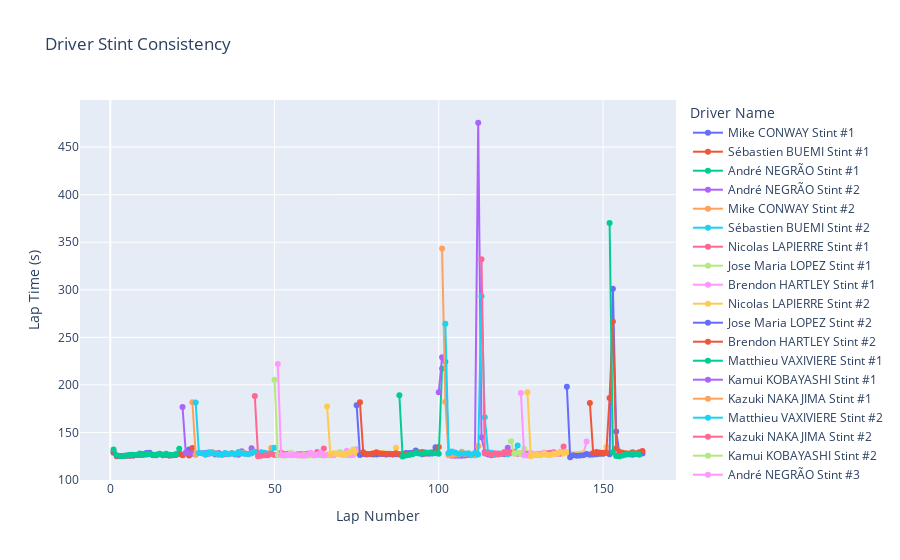

Here is the notebook cell this chart was saved with:
### Code cell
fig = px.line(spa,
    x="lap_number",
    y="lap_time_s",
    title="Driver Stint Consistency",
    color="driver_stint",
    line_group="team_no",
    markers=True,
    labels={                  
        "lap_number": "Lap Number",
        "lap_time_s": "Lap Time (s)",
        "driver_stint": "Driver Stint",
        "team_no": "Team Number"
    }
)

fig.update_layout(
    xaxis_title="Lap Number",
    yaxis_title="Lap Time (s)",
    legend_title="Driver Name"
)

fig.show()

### Figure 1 — Plotly figure (JSON) as saved in the notebook; plotly's stock layout.template omitted (floating-point values rounded to 4 significant figures)
{"data": [{"hovertemplate": "Driver Stint=Mike CONWAY Stint #1<br>Team Number=Toyota Gazoo Racing #7<br>Lap Number=%{x}<br>Lap Time (s)=%{y}<extra></extra>", "legendgroup": "Mike CONWAY Stint #1", "line": {"color": "#636efa", "dash": "solid"}, "marker": {"symbol": "circle"}, "mode": "lines+markers", "name": "Mike CONWAY Stint #1", "orientation": "v", "showlegend": true, "type": "scatter", "x": [1, 2, 3, 4, 5, 6, 7, 8, 9, 10, 11, 12, 13, 14, 15, 16, 17, 18, 19, 20, 21, 22, 23, 24], "xaxis": "x", "y": [128.8, 125.4, 125.1, 125.3, 125.9, 125.6, 125.7, 126.2, 126.7, 127.0, 128.3, 128.6, 126.2, 125.9, 127.1, 126.5, 126.5, 125.9, 126.1, 126.4, 127.6, 126.7, 128.5, 132.1], "yaxis": "y"}, {"hovertemplate": "Driver Stint=Sébastien BUEMI Stint #1<br>Team Number=Toyota Gazoo Racing #8<br>Lap Number=%{x}<br>Lap Time (s)=%{y}<extra></extra>", "legendgroup": "Sébastien BUEMI Stint #1", "line": {"color": "#EF553B", "dash": "solid"}, "marker": {"symbol": "circle"}, "mode": "lines+markers", "name": "Sébastien BUEMI Stint #1", "orientation": "v", "showlegend": true, "type": "scatter", "x": [1, 2, 3, 4, 5, 6, 7, 8, 9, 10, 11, 12, 13, 14, 15, 16, 17, 18, 19, 20, 21, 22, 23, 24, 25], "xaxis": "x", "y": [129.9, 125.0, 125.2, 125.4, 125.5, 125.8, 125.8, 126.2, 126.4, 127.1, 127.1, 127.5, 125.9, 126.5, 127.6, 125.9, 126.6, 125.8, 125.9, 127.2, 127.9, 126.1, 128.2, 125.7, 133.7], "yaxis": "y"}, {"hovertemplate": "Driver Stint=André NEGRÃO Stint #1<br>Team Number=Alpine Elf Matmut #36<br>Lap Number=%{x}<br>Lap Time (s)=%{y}<extra></extra>", "legendgroup": "André NEGRÃO Stint #1", "line": {"color": "#00cc96", "dash": "solid"}, "marker": {"symbol": "circle"}, "mode": "lines+markers", "name": "André NEGRÃO Stint #1", "orientation": "v", "showlegend": true, "type": "scatter", "x": [1, 2, 3, 4, 5, 6, 7, 8, 9, 10, 11, 12, 13, 14, 15, 16, 17, 18, 19, 20, 21], "xaxis": "x", "y": [132.2, 126.0, 125.1, 125.2, 125.7, 126.5, 126.5, 126.5, 128.0, 126.3, 126.7, 127.4, 126.6, 126.6, 127.2, 126.5, 127.6, 126.5, 126.2, 127.0, 133.0], "yaxis": "y"}, {"hovertemplate": "Driver Stint=André NEGRÃO Stint #2<br>Team Number=Alpine Elf Matmut #36<br>Lap Number=%{x}<br>Lap Time (s)=%{y}<extra></extra>", "legendgroup": "André NEGRÃO Stint #2", "line": {"color": "#ab63fa", "dash": "solid"}, "marker": {"symbol": "circle"}, "mode": "lines+markers", "name": "André NEGRÃO Stint #2", "orientation": "v", "showlegend": true, "type": "scatter", "x": [22, 23, 24, 25, 26, 27, 28, 29, 30, 31, 32, 33, 34, 35, 36, 37, 38, 39, 40, 41, 42, 43], "xaxis": "x", "y": [176.7, 128.1, 128.4, 127.6, 126.8, 128.3, 128.5, 128.4, 127.7, 129.1, 126.8, 128.3, 126.7, 127.1, 127.1, 128.0, 127.0, 126.6, 130.2, 127.9, 127.1, 133.4], "yaxis": "y"}, {"hovertemplate": "Driver Stint=Mike CONWAY Stint #2<br>Team Number=Toyota Gazoo Racing #7<br>Lap Number=%{x}<br>Lap Time (s)=%{y}<extra></extra>", "legendgroup": "Mike CONWAY Stint #2", "line": {"color": "#FFA15A", "dash": "solid"}, "marker": {"symbol": "circle"}, "mode": "lines+markers", "name": "Mike CONWAY Stint #2", "orientation": "v", "showlegend": true, "type": "scatter", "x": [25, 26, 27, 28, 29, 30, 31, 32, 33, 34, 35, 36, 37, 38, 39, 40, 41, 42, 43, 44, 45, 46, 47, 48, 49], "xaxis": "x", "y": [181.6, 126.9, 128.3, 127.9, 126.9, 128.8, 128.1, 128.5, 126.5, 126.9, 128.4, 127.3, 128.3, 127.3, 128.9, 128.5, 127.9, 127.5, 128.1, 129.7, 129.0, 127.4, 128.1, 127.9, 133.6], "yaxis": "y"}, {"hovertemplate": "Driver Stint=Sébastien BUEMI Stint #2<br>Team Number=Toyota Gazoo Racing #8<br>Lap Number=%{x}<br>Lap Time (s)=%{y}<extra></extra>", "legendgroup": "Sébastien BUEMI Stint #2", "line": {"color": "#19d3f3", "dash": "solid"}, "marker": {"symbol": "circle"}, "mode": "lines+markers", "name": "Sébastien BUEMI Stint #2", "orientation": "v", "showlegend": true, "type": "scatter", "x": [26, 27, 28, 29, 30, 31, 32, 33, 34, 35, 36, 37, 38, 39, 40, 41, 42, 43, 44, 45, 46, 47, 48, 49, 50], "xaxis": "x", "y": [181.5, 128.5, 128.1, 126.6, 129.1, 128.1, 127.8, 126.9, 126.8, 128.3, 127.4, 128.1, 127.1, 129.4, 127.9, 127.5, 127.3, 128.0, 129.7, 127.6, 129.2, 128.6, 127.6, 128.0, 134.0], "yaxis": "y"}, {"hovertemplate": "Driver Stint=Nicolas LAPIERRE Stint #1<br>Team Number=Alpine Elf Matmut #36<br>Lap Number=%{x}<br>Lap Time (s)=%{y}<extra></extra>", "legendgroup": "Nicolas LAPIERRE Stint #1", "line": {"color": "#FF6692", "dash": "solid"}, "marker": {"symbol": "circle"}, "mode": "lines+markers", "name": "Nicolas LAPIERRE Stint #1", "orientation": "v", "showlegend": true, "type": "scatter", "x": [44, 45, 46, 47, 48, 49, 50, 51, 52, 53, 54, 55, 56, 57, 58, 59, 60, 61, 62, 63, 64, 65], "xaxis": "x", "y": [188.2, 125.0, 125.4, 126.1, 126.1, 127.3, 126.3, 126.2, 128.7, 127.4, 127.5, 126.3, 126.5, 127.0, 127.3, 127.0, 127.5, 126.6, 126.1, 129.4, 126.5, 133.1], "yaxis": "y"}, {"hovertemplate": "Driver Stint=Jose Maria LOPEZ Stint #1<br>Team Number=Toyota Gazoo Racing #7<br>Lap Number=%{x}<br>Lap Time (s)=%{y}<extra></extra>", "legendgroup": "Jose Maria LOPEZ Stint #1", "line": {"color": "#B6E880", "dash": "solid"}, "marker": {"symbol": "circle"}, "mode": "lines+markers", "name": "Jose Maria LOPEZ Stint #1", "orientation": "v", "showlegend": true, "type": "scatter", "x": [50, 51, 52, 53, 54, 55, 56, 57, 58, 59, 60, 61, 62, 63, 64, 65, 66, 67, 68, 69, 70, 71, 72, 73, 74], "xaxis": "x", "y": [205.5, 126.3, 125.8, 125.5, 126.6, 128.6, 126.3, 125.7, 125.6, 126.3, 125.9, 126.1, 126.9, 126.6, 126.7, 126.4, 126.6, 127.3, 127.7, 128.0, 129.5, 126.1, 126.0, 126.2, 132.2], "yaxis": "y"}, {"hovertemplate": "Driver Stint=Brendon HARTLEY Stint #1<br>Team Number=Toyota Gazoo Racing #8<br>Lap Number=%{x}<br>Lap Time (s)=%{y}<extra></extra>", "legendgroup": "Brendon HARTLEY Stint #1", "line": {"color": "#FF97FF", "dash": "solid"}, "marker": {"symbol": "circle"}, "mode": "lines+markers", "name": "Brendon HARTLEY Stint #1", "orientation": "v", "showlegend": true, "type": "scatter", "x": [51, 52, 53, 54, 55, 56, 57, 58, 59, 60, 61, 62, 63, 64, 65, 66, 67, 68, 69, 70, 71, 72, 73, 74, 75], "xaxis": "x", "y": [222.0, 126.5, 125.9, 126.2, 126.1, 126.5, 126.0, 126.0, 125.5, 126.0, 128.6, 126.0, 126.4, 128.8, 125.8, 126.5, 126.0, 126.0, 127.9, 127.3, 127.6, 130.6, 125.9, 126.3, 132.4], "yaxis": "y"}, {"hovertemplate": "Driver Stint=Nicolas LAPIERRE Stint #2<br>Team Number=Alpine Elf Matmut #36<br>Lap Number=%{x}<br>Lap Time (s)=%{y}<extra></extra>", "legendgroup": "Nicolas LAPIERRE Stint #2", "line": {"color": "#FECB52", "dash": "solid"}, "marker": {"symbol": "circle"}, "mode": "lines+markers", "name": "Nicolas LAPIERRE Stint #2", "orientation": "v", "showlegend": true, "type": "scatter", "x": [66, 67, 68, 69, 70, 71, 72, 73, 74, 75, 76, 77, 78, 79, 80, 81, 82, 83, 84, 85, 86, 87], "xaxis": "x", "y": [177.3, 126.8, 128.2, 127.6, 127.3, 127.2, 127.7, 129.3, 131.1, 128.4, 127.9, 127.5, 127.4, 127.4, 128.4, 127.4, 127.9, 128.7, 126.8, 127.3, 127.2, 134], "yaxis": "y"}, {"hovertemplate": "Driver Stint=Jose Maria LOPEZ Stint #2<br>Team Number=Toyota Gazoo Racing #7<br>Lap Number=%{x}<br>Lap Time (s)=%{y}<extra></extra>", "legendgroup": "Jose Maria LOPEZ Stint #2", "line": {"color": "#636efa", "dash": "solid"}, "marker": {"symbol": "circle"}, "mode": "lines+markers", "name": "Jose Maria LOPEZ Stint #2", "orientation": "v", "showlegend": true, "type": "scatter", "x": [75, 76, 77, 78, 79, 80, 81, 82, 83, 84, 85, 86, 87, 88, 89, 90, 91, 92, 93, 94, 95, 96, 97, 98, 99], "xaxis": "x", "y": [178.7, 126.4, 127.3, 126.8, 127.3, 126.9, 126.8, 127.4, 127.4, 126.9, 127.2, 126.9, 127.2, 126.8, 127.2, 128.3, 128.3, 128.6, 131.0, 128.6, 127.2, 128.9, 127.6, 127.8, 134.5], "yaxis": "y"}, {"hovertemplate": "Driver Stint=Brendon HARTLEY Stint #2<br>Team Number=Toyota Gazoo Racing #8<br>Lap Number=%{x}<br>Lap Time (s)=%{y}<extra></extra>", "legendgroup": "Brendon HARTLEY Stint #2", "line": {"color": "#EF553B", "dash": "solid"}, "marker": {"symbol": "circle"}, "mode": "lines+markers", "name": "Brendon HARTLEY Stint #2", "orientation": "v", "showlegend": true, "type": "scatter", "x": [76, 77, 78, 79, 80, 81, 82, 83, 84, 85, 86, 87, 88, 89, 90, 91, 92, 93, 94, 95, 96, 97, 98, 99, 100], "xaxis": "x", "y": [181.6, 129.3, 127.3, 127.3, 127.8, 129.1, 128.2, 127.5, 127.7, 127.6, 127.3, 128.3, 127.2, 127.2, 127.2, 127.0, 127.9, 128.7, 129.0, 129.5, 127.6, 128.6, 129.1, 129.0, 134.8], "yaxis": "y"}, {"hovertemplate": "Driver Stint=Matthieu VAXIVIERE Stint #1<br>Team Number=Alpine Elf Matmut #36<br>Lap Number=%{x}<br>Lap Time (s)=%{y}<extra></extra>", "legendgroup": "Matthieu VAXIVIERE Stint #1", "line": {"color": "#00cc96", "dash": "solid"}, "marker": {"symbol": "circle"}, "mode": "lines+markers", "name": "Matthieu VAXIVIERE Stint #1", "orientation": "v", "showlegend": true, "type": "scatter", "x": [88, 89, 90, 91, 92, 93, 94, 95, 96, 97, 98, 99, 100, 101], "xaxis": "x", "y": [189.2, 124.8, 125.9, 126.3, 127.1, 128.7, 127.9, 127.7, 128.7, 128.7, 128.1, 128.2, 127.6, 217.2], "yaxis": "y"}, {"hovertemplate": "Driver Stint=Kamui KOBAYASHI Stint #1<br>Team Number=Toyota Gazoo Racing #7<br>Lap Number=%{x}<br>Lap Time (s)=%{y}<extra></extra>", "legendgroup": "Kamui KOBAYASHI Stint #1", "line": {"color": "#ab63fa", "dash": "solid"}, "marker": {"symbol": "circle"}, "mode": "lines+markers", "name": "Kamui KOBAYASHI Stint #1", "orientation": "v", "showlegend": true, "type": "scatter", "x": [100, 101, 102, 103, 104, 105, 106, 107, 108, 109, 110, 111, 112, 113, 114, 115, 116, 117, 118, 119, 120, 121], "xaxis": "x", "y": [192.3, 229.0, 224.2, 128.1, 125.6, 125.4, 125.6, 125.5, 125.7, 126.3, 125.9, 126.0, 475.6, 144.8, 129.4, 126.9, 126.1, 126.6, 127.8, 127.6, 127.0, 133.9], "yaxis": "y"}, {"hovertemplate": "Driver Stint=Kazuki NAKAJIMA Stint #1<br>Team Number=Toyota Gazoo Racing #8<br>Lap Number=%{x}<br>Lap Time (s)=%{y}<extra></extra>", "legendgroup": "Kazuki NAKAJIMA Stint #1", "line": {"color": "#FFA15A", "dash": "solid"}, "marker": {"symbol": "circle"}, "mode": "lines+markers", "name": "Kazuki NAKAJIMA Stint #1", "orientation": "v", "showlegend": true, "type": "scatter", "x": [101, 102, 103, 104, 105, 106, 107, 108, 109, 110, 111, 112], "xaxis": "x", "y": [343.5, 182.2, 126.1, 125.8, 126.8, 126.8, 129.8, 127.2, 128.1, 126.2, 126.2, 135.7], "yaxis": "y"}, {"hovertemplate": "Driver Stint=Matthieu VAXIVIERE Stint #2<br>Team Number=Alpine Elf Matmut #36<br>Lap Number=%{x}<br>Lap Time (s)=%{y}<extra></extra>", "legendgroup": "Matthieu VAXIVIERE Stint #2", "line": {"color": "#19d3f3", "dash": "solid"}, "marker": {"symbol": "circle"}, "mode": "lines+markers", "name": "Matthieu VAXIVIERE Stint #2", "orientation": "v", "showlegend": true, "type": "scatter", "x": [102, 103, 104, 105, 106, 107, 108, 109, 110, 111, 112, 113, 114, 115, 116, 117, 118, 119, 120, 121, 122, 123, 124], "xaxis": "x", "y": [264.3, 128.1, 129.9, 128.8, 127.6, 127.9, 127.9, 127.7, 126.9, 128.3, 126.9, 293.3, 165.9, 129.3, 128.7, 127.0, 127.6, 127.5, 129.0, 127.1, 128.1, 128.0, 136.3], "yaxis": "y"}, {"hovertemplate": "Driver Stint=Kazuki NAKAJIMA Stint #2<br>Team Number=Toyota Gazoo Racing #8<br>Lap Number=%{x}<br>Lap Time (s)=%{y}<extra></extra>", "legendgroup": "Kazuki NAKAJIMA Stint #2", "line": {"color": "#FF6692", "dash": "solid"}, "marker": {"symbol": "circle"}, "mode": "lines+markers", "name": "Kazuki NAKAJIMA Stint #2", "orientation": "v", "showlegend": true, "type": "scatter", "x": [113, 114, 115, 116, 117, 118, 119, 120, 121, 122, 123, 124, 125, 126, 127, 128, 129, 130, 131, 132, 133, 134, 135, 136, 137, 138], "xaxis": "x", "y": [332.1, 128.0, 128.1, 126.8, 128.0, 126.7, 127.6, 129.4, 128.9, 129.2, 129.7, 127.7, 127.9, 127.7, 127.9, 127.2, 126.7, 126.9, 127.4, 127.6, 128.2, 128.8, 129.1, 127.6, 127.7, 135.3], "yaxis": "y"}, {"hovertemplate": "Driver Stint=Kamui KOBAYASHI Stint #2<br>Team Number=Toyota Gazoo Racing #7<br>Lap Number=%{x}<br>Lap Time (s)=%{y}<extra></extra>", "legendgroup": "Kamui KOBAYASHI Stint #2", "line": {"color": "#B6E880", "dash": "solid"}, "marker": {"symbol": "circle"}, "mode": "lines+markers", "name": "Kamui KOBAYASHI Stint #2", "orientation": "v", "showlegend": true, "type": "scatter", "x": [122, 123, 124, 125, 126], "xaxis": "x", "y": [140.6, 127.6, 128.6, 127.8, 132.9], "yaxis": "y"}, {"hovertemplate": "Driver Stint=André NEGRÃO Stint #3<br>Team Number=Alpine Elf Matmut #36<br>Lap Number=%{x}<br>Lap Time (s)=%{y}<extra></extra>", "legendgroup": "André NEGRÃO Stint #3", "line": {"color": "#FF97FF", "dash": "solid"}, "marker": {"symbol": "circle"}, "mode": "lines+markers", "name": "André NEGRÃO Stint #3", "orientation": "v", "showlegend": true, "type": "scatter", "x": [125, 126, 127, 128, 129, 130, 131, 132, 133, 134, 135, 136, 137, 138, 139, 140, 141, 142, 143, 144, 145], "xaxis": "x", "y": [191.4, 126.0, 125.7, 128.4, 126.5, 127.5, 126.3, 129.0, 126.6, 126.7, 127.9, 127.2, 129.8, 128.6, 129.1, 127.4, 126.8, 127.0, 127.7, 127.3, 140.4], "yaxis": "y"}, {"hovertemplate": "Driver Stint=Kamui KOBAYASHI Stint #3<br>Team Number=Toyota Gazoo Racing #7<br>Lap Number=%{x}<br>Lap Time (s)=%{y}<extra></extra>", "legendgroup": "Kamui KOBAYASHI Stint #3", "line": {"color": "#FECB52", "dash": "solid"}, "marker": {"symbol": "circle"}, "mode": "lines+markers", "name": "Kamui KOBAYASHI Stint #3", "orientation": "v", "showlegend": true, "type": "scatter", "x": [127, 128, 129, 130, 131, 132, 133, 134, 135, 136, 137, 138, 139, 140, 141, 142, 143, 144, 145, 146, 147, 148, 149, 150, 151], "xaxis": "x", "y": [192.3, 125.1, 126.2, 126.4, 126.1, 127.9, 126.4, 126.2, 127.0, 127.8, 129.2, 127.8, 129.1, 127.2, 126.6, 127.6, 127.0, 128.3, 126.8, 127.2, 127.0, 127.0, 127.1, 127.4, 134.8], "yaxis": "y"}, {"hovertemplate": "Driver Stint=Sébastien BUEMI Stint #3<br>Team Number=Toyota Gazoo Racing #8<br>Lap Number=%{x}<br>Lap Time (s)=%{y}<extra></extra>", "legendgroup": "Sébastien BUEMI Stint #3", "line": {"color": "#636efa", "dash": "solid"}, "marker": {"symbol": "circle"}, "mode": "lines+markers", "name": "Sébastien BUEMI Stint #3", "orientation": "v", "showlegend": true, "type": "scatter", "x": [139, 140, 141, 142, 143, 144, 145, 146, 147, 148, 149, 150, 151, 152, 153, 154, 155, 156, 157, 158, 159, 160, 161, 162], "xaxis": "x", "y": [198.1, 123.9, 125.9, 125.4, 125.8, 126.0, 127.4, 126.5, 126.8, 127.0, 127.7, 127.5, 128.6, 127.0, 301.2, 151.0, 127.6, 127.4, 126.9, 127.4, 126.7, 127.5, 127.8, 128.0], "yaxis": "y"}, {"hovertemplate": "Driver Stint=André NEGRÃO Stint #4<br>Team Number=Alpine Elf Matmut #36<br>Lap Number=%{x}<br>Lap Time (s)=%{y}<extra></extra>", "legendgroup": "André NEGRÃO Stint #4", "line": {"color": "#EF553B", "dash": "solid"}, "marker": {"symbol": "circle"}, "mode": "lines+markers", "name": "André NEGRÃO Stint #4", "orientation": "v", "showlegend": true, "type": "scatter", "x": [146, 147, 148, 149, 150, 151, 152, 153, 154, 155, 156, 157, 158, 159, 160, 161, 162], "xaxis": "x", "y": [180.9, 128.4, 129.5, 128.9, 128.6, 128.8, 186.3, 266.6, 133.1, 129.6, 128.8, 128.1, 127.9, 129.1, 128.1, 129.1, 130.6], "yaxis": "y"}, {"hovertemplate": "Driver Stint=Kamui KOBAYASHI Stint #4<br>Team Number=Toyota Gazoo Racing #7<br>Lap Number=%{x}<br>Lap Time (s)=%{y}<extra></extra>", "legendgroup": "Kamui KOBAYASHI Stint #4", "line": {"color": "#00cc96", "dash": "solid"}, "marker": {"symbol": "circle"}, "mode": "lines+markers", "name": "Kamui KOBAYASHI Stint #4", "orientation": "v", "showlegend": true, "type": "scatter", "x": [152, 153, 154, 155, 156, 157, 158, 159, 160, 161], "xaxis": "x", "y": [370.2, 129.2, 125.3, 125.0, 125.8, 127.1, 126.7, 127.9, 127.2, 126.5], "yaxis": "y"}], "layout": {"legend": {"title": {"text": "Driver Name"}, "tracegroupgap": 0}, "title": {"text": "Driver Stint Consistency"}, "xaxis": {"anchor": "y", "domain": [0, 1], "title": {"text": "Lap Number"}}, "yaxis": {"anchor": "x", "domain": [0, 1], "title": {"text": "Lap Time (s)"}}}}
